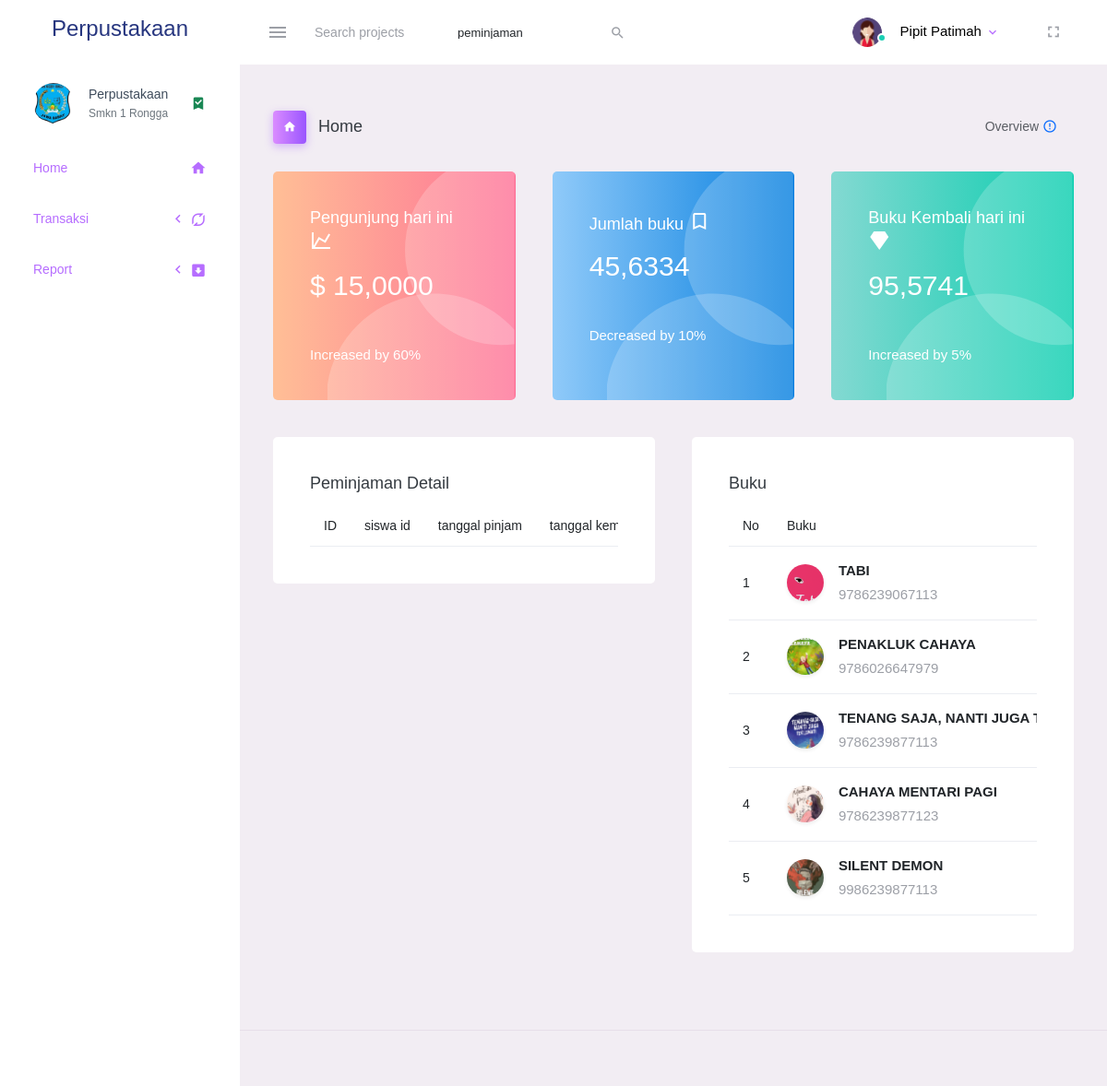
Screenshot of /pustakawan/pustakawan.php (signed in) with the database file from the repository.
### tables this page shows
CREATE TABLE `buku` (
  `id_buku` int(11) NOT NULL,
  `isbn` varchar(30) NOT NULL,
  `judul` varchar(200) NOT NULL,
  `penulis_id` int(11) NOT NULL,
  `penerbit_id` int(11) NOT NULL,
  `kategori_id` int(11) NOT NULL,
  `tahun_terbit` year(4) NOT NULL,
  `sinopsis` text NOT NULL,
  `jumlah` int(11) NOT NULL,
  `foto_sampul` text NOT NULL
);

### pustakawan/home.php (the view, shortened to what this page needs)
<?php include "../db/koneksi.php" ?>
<div class="page-header">
    <h3 class="page-title">
        <span class="page-title-icon bg-gradient-primary text-white me-2">
            <i class="mdi mdi-home"></i>
        </span> Home
    </h3>
    <nav aria-label="breadcrumb">
        <ul class="breadcrumb">
            <li class="breadcrumb-item active" aria-current="page">
                <span></span>Overview <i class="mdi mdi-alert-circle-outline icon-sm text-primary align-middle"></i>
            </li>
        </ul>
    </nav>
</div>
<div class="row">
    <div class="col-md-4 stretch-card grid-margin">
        <div class="card bg-gradient-danger card-img-holder text-white">
            <div class="card-body">
                <img src="../assets/images/dashboard/circle.svg" class="card-img-absolute" alt="circle-image">
                <h4 class="font-weight-normal mb-3">Pengunjung hari ini <i class="mdi mdi-chart-line mdi-24px float-right"></i>
                </h4>
                <h2 class="mb-5">$ 15,0000</h2>
                <h6 class="card-text">Increased by 60%</h6>
            </div>
        </div>
    </div>
    <div class="col-md-4 stretch-card grid-margin">
        <div class="card bg-gradient-info card-img-holder text-white">
            <div class="card-body">
                <img src="../assets/images/dashboard/circle.svg" class="card-img-absolute" alt="circle-image">
                <h4 class="font-weight-normal mb-3">Jumlah buku <i class="mdi mdi-bookmark-outline mdi-24px float-right"></i>
                </h4>
                <h2 class="mb-5">45,6334</h2>
                <h6 class="card-text">Decreased by 10%</h6>
            </div>
        </div>
    </div>
    <div class="col-md-4 stretch-card grid-margin">
        <div class="card bg-gradient-success card-img-holder text-white">
            <div class="card-body">
                <img src="../assets/images/dashboard/circle.svg" class="card-img-absolute" alt="circle-image">
                <h4 class="font-weight-normal mb-3">Buku Kembali hari ini <i class="mdi mdi-diamond mdi-24px float-right"></i>
                </h4>
                <h2 class="mb-5">95,5741</h2>
                <h6 class="card-text">Increased by 5%</h6>
            </div>
        </div>
    </div>
</div>
<div class="row">
    <div class="col-6 grid-margin">
        <div class="card">
            <div class="card-body">
                <h4 class="card-title">peminjaman detail</h4>
                <div class="table-responsive">
                    <table class="table">
                        <thead>
                            <tr>
                                <th>ID</th>
                                <th>siswa id</th>
                                <th>tanggal pinjam</th>
                                <th>tanggal kembali</th>
                            </tr>
                        </thead>
                    </table>
                </div>
            </div>
        </div>
    </div>
    <div class="col-6 grid-margin">
        <div class="card">
            <div class="card-body">
                <h4 class="card-title">Buku</h4>
                <div class="table-responsive">
                    <div class="table-responsive">
                        <table class="table">
                            <thead>
                                <tr>
                                    <th>No</th>
                                    <th>Buku</th>
                                </tr>
                            </thead>
                            <?php
                            $no = 1;
                            $queri = mysqli_query($koneksi, "SELECT * FROM buku");
                            while ($row = $queri->fetch_assoc()) {
                            ?>
                                <tbody>
                                    <tr>
                                        <td><?php echo $no++; ?></td>
                                        <td>
                                            <div class="d-flex align-items-center">
                                                <img src="../img/buku/<?php echo $row['foto_sampul']; ?>" alt="" style="width: 40px; height: 40px ; object-fit: cover;" class="rounded-circle shadow-sm" />
                                                <div class="ms-3">
                                                    <p class="fw-bold mb-1"><?php echo $row['judul']; ?></p>
                                                    <p class="text-muted mb-0"><?php echo $row['isbn']; ?></p>
                                                </div>
                                            </div>
                                        </td>
                                    </tr>
                                </tbody>
                            <?php
                            }
                            ?>
                        </table>
                    </div>
                </div>
            </div>
        </div>
    </div>
</div>

### rows the page displays
buku: foto_sampul (picture), judul "TABI", isbn "9786239067113"
buku: foto_sampul (picture), judul "PENAKLUK CAHAYA", isbn "9786026647979"
buku: foto_sampul (picture), judul "TENANG SAJA, NANTI JUGA…", isbn "9786239877113"
buku: foto_sampul (picture), judul "CAHAYA MENTARI PAGI", isbn "9786239877123"
buku: foto_sampul (picture), judul "SILENT DEMON", isbn "9986239877113"

### other values shown
$_SESSION['nama'] "Pipit Patimah"
